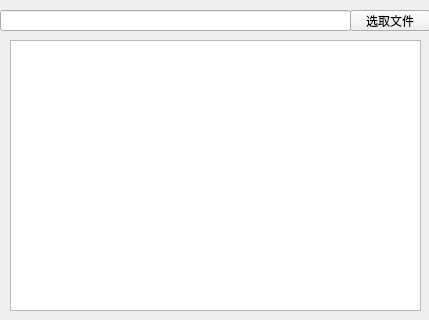
<?xml version="1.0" encoding="UTF-8"?>
<ui version="4.0">
 <class>Widget</class>
 <widget class="QWidget" name="Widget">
  <property name="geometry">
   <rect>
    <x>0</x>
    <y>0</y>
    <width>429</width>
    <height>320</height>
   </rect>
  </property>
  <property name="windowTitle">
   <string>Widget</string>
  </property>
  <widget class="QLineEdit" name="lineEdit">
   <property name="geometry">
    <rect>
     <x>0</x>
     <y>10</y>
     <width>351</width>
     <height>21</height>
    </rect>
   </property>
  </widget>
  <widget class="QPushButton" name="pushButton">
   <property name="geometry">
    <rect>
     <x>350</x>
     <y>10</y>
     <width>80</width>
     <height>21</height>
    </rect>
   </property>
   <property name="text">
    <string>选取文件</string>
   </property>
  </widget>
  <widget class="QTextEdit" name="textEdit">
   <property name="geometry">
    <rect>
     <x>10</x>
     <y>40</y>
     <width>411</width>
     <height>271</height>
    </rect>
   </property>
  </widget>
 </widget>
 <resources/>
 <connections/>
</ui>
